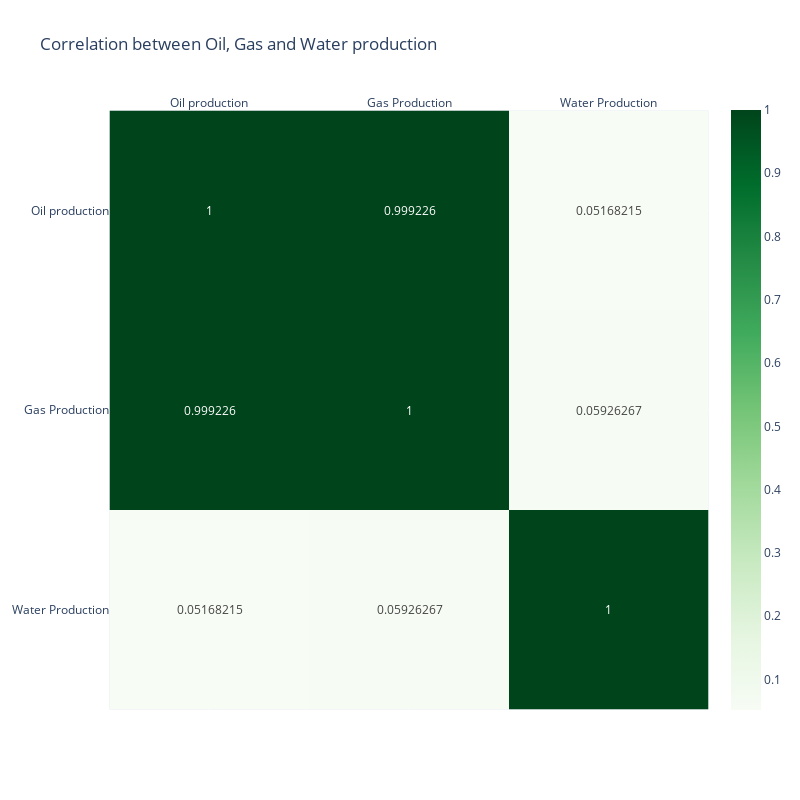

Here is the notebook cell this chart was saved with:
### Code cell
fig = px.imshow(data_well1[['BORE_OIL_VOL', 'BORE_GAS_VOL', 'BORE_WAT_VOL']].corr(method='spearman'),
                text_auto=True,
                color_continuous_scale=px.colors.sequential.Greens,
                x=['Oil production', 'Gas Production', 'Water Production'],
                y=['Oil production', 'Gas Production', 'Water Production'],
                height = 800,
                width = 800,
                title = 'Correlation between Oil, Gas and Water production'
)
fig.update_xaxes(side = 'top')
fig.show()

### Figure 1 — Plotly figure (JSON) as saved in the notebook; plotly's stock layout.template omitted (floating-point values rounded to 4 significant figures)
{"data": [{"coloraxis": "coloraxis", "hovertemplate": "x: %{x}<br>y: %{y}<br>color: %{z}<extra></extra>", "name": "0", "texttemplate": "%{z}", "type": "heatmap", "x": ["Oil production", "Gas Production", "Water Production"], "xaxis": "x", "y": ["Oil production", "Gas Production", "Water Production"], "yaxis": "y", "z": [[1, 0.9992, 0.05168], [0.9992, 1, 0.05926], [0.05168, 0.05926, 1]]}], "layout": {"coloraxis": {"colorscale": [[0, "rgb(247,252,245)"], [0.125, "rgb(229,245,224)"], [0.25, "rgb(199,233,192)"], [0.375, "rgb(161,217,155)"], [0.5, "rgb(116,196,118)"], [0.625, "rgb(65,171,93)"], [0.75, "rgb(35,139,69)"], [0.875, "rgb(0,109,44)"], [1, "rgb(0,68,27)"]]}, "height": 800, "title": {"text": "Correlation between Oil, Gas and Water production"}, "width": 800, "xaxis": {"anchor": "y", "constrain": "domain", "domain": [0, 1], "scaleanchor": "y", "side": "top"}, "yaxis": {"anchor": "x", "autorange": "reversed", "constrain": "domain", "domain": [0, 1]}}}
